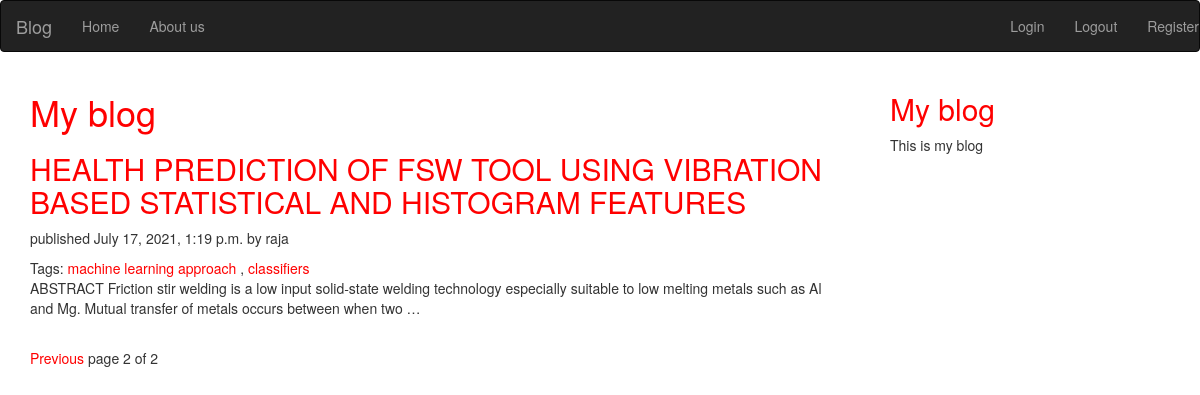
Page /?page=2 (signed in) on the committed database.
### blog/models.py (models this page shows, shortened)
class Post(models.Model):
    STATUS_CHOICES= (('draft','Draft'),('published','Published'),)
    title = models.CharField(max_length=250)
    slug = models.SlugField(max_length=250, unique_for_date='publish')
    author = models.ForeignKey(User,on_delete=models.CASCADE,related_name='blog_posts')
    body = models.TextField()
    publish = models.DateTimeField(default=timezone.now)
    created = models.DateTimeField(auto_now_add=True)
    updated = models.DateTimeField(auto_now=True)
    status = models.CharField(max_length=10,choices=STATUS_CHOICES,default='draft')
    objects = models.Manager()
    published = PublishedManager()
    tags=TaggableManager()
    def get_absolute_url(self):
        return reverse('post_detail',
                           args=[self.publish.year,
                                  self.publish.month,
                                 self.publish.day,
                                  self.slug])
    class Meta:
        ordering = ('-publish',)

### blog/views.py (the view)
# urls.py: path('', views.post_list,name='post_list'),
@login_required
def post_list(request,tag_slug=None):
    object_list= Post.objects.all()
    tag = None
    if tag_slug:
        tag = get_object_or_404(Tag,slug=tag_slug)
        object_list = object_list.filter(tags__in=[tag])
    paginator= Paginator(object_list,1)
    page = request.GET.get('page')
    try:
        posts= paginator.page(page)
    except PageNotAnInteger:
        posts = paginator.page(1)
    except EmptyPage:
        posts = paginator.page(paginator.num_pages)
    return render(request,'blog/post_list.html',{'page':page,'posts':posts,'tag':tag})

### templates/blog/post_list.html (shortened to what this page needs)
<!DOCTYPE html>
{% extends 'blog/base.html' %}
{% block content %}
  <h1>My blog</h1>
  {% for post in posts %}
  <h2>
    <a href="{{ post.get_absolute_url }}">{{post.title}}</a>
  </h2>
  <p class="date">
    published {{ post.publish}} by {{ post.author }}
  </p>
  Tags:
  {% for tag in post.tags.all %}
  <a href="{%url 'post_list_by_tag' tag.slug %}">{{tag.name}}</a>
  {% if not forloop.last %}, {% endif %}
  {% endfor %}
  {{ post.body|truncatewords:30|linebreaks }}
  {% endfor %}
  {% include "blog/pagination.html" with page=posts %}
  {% endblock %}

### static/css/blog.css (style rules this page uses)
body { background-color: red; }

### templates/blog/base.html (style rules this page uses)
h1,h2 { color: red; }
a[href] { color: red; }
body { background: url('https://images.unsplash.com/photo-1511184150666-9bb7d41a88f4?ixid=MnwxMjA3fDB8MHxwaG90by1wYWdlfHx8fGVufDB8fHx8&ixlib=rb-1.2.1&auto=format&fit=crop&w=1950&q=80'); background-repeat: no-repeat; background-size: cover; }

### rows in the picture
Post: title "HEALTH PREDICTION OF FSW TOOL USING VIBRATION BASED STATISTICAL AND HISTOGRAM FEATURES", publish "July 17, 2021, 1:19 p.m.", author "raja", body "ABSTRACT Friction stir welding is a low input solid-state welding technology especially suitable to low melting metals such as Al and Mg. Mutual transfer of metals occurs between when two …"
Tag: name "machine learning approach"
Tag: name "classifiers"

### other values in the picture
{{ page.number }} "2"
{{ page.paginator.num_pages }} "2"
